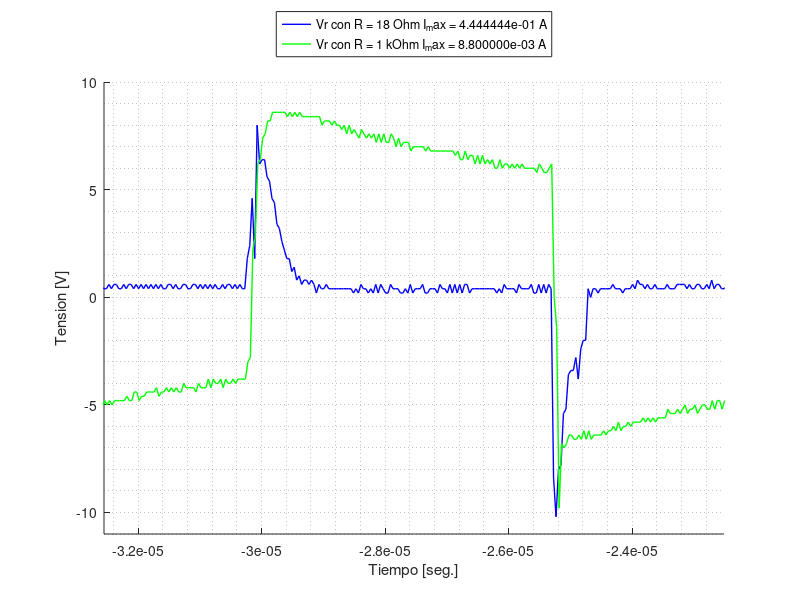
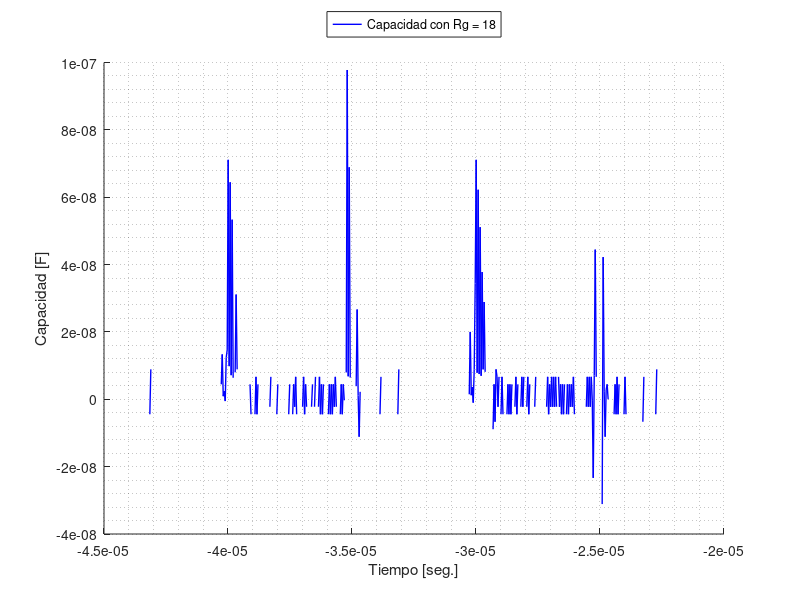
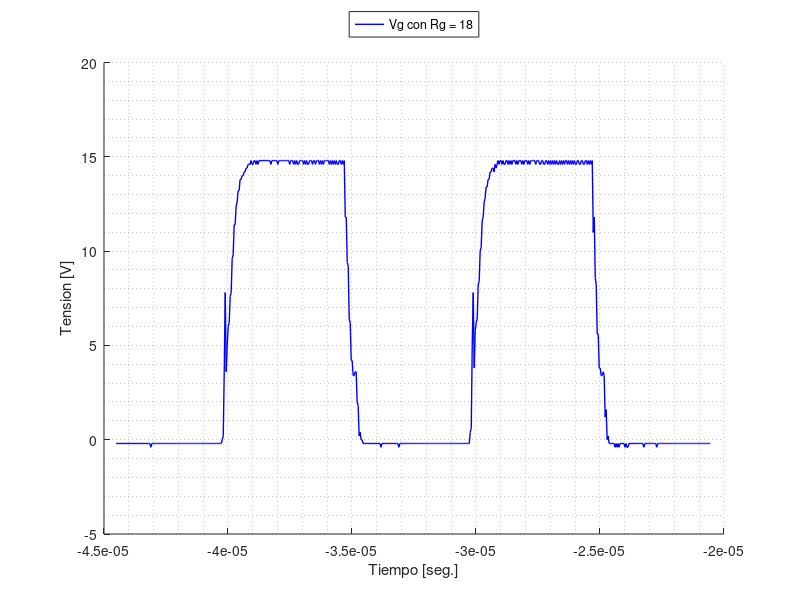
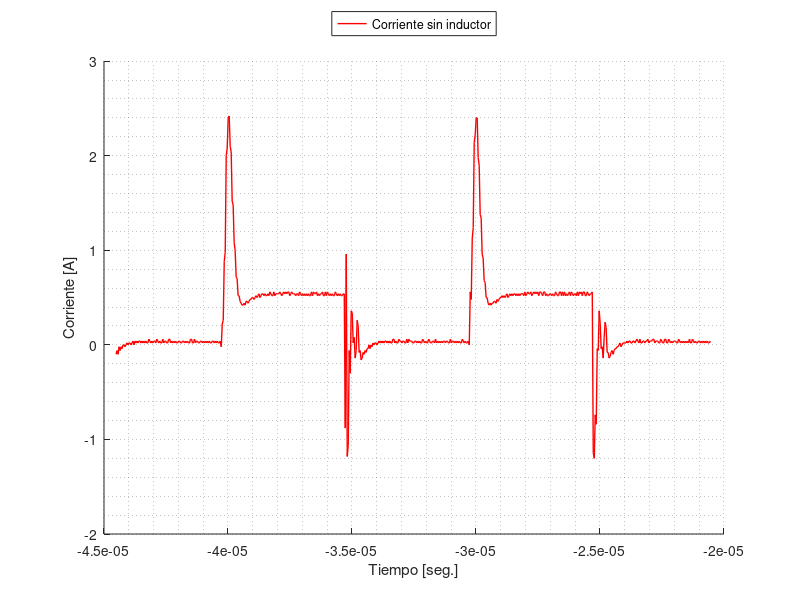

Write MATLAB code to recreate these figures, in order.
close all;
clear all;

f = 100e3; #Hz
T = 1/f; #seg
to = -3.25520e-05; #seg
tf = -2.25120e-05;

# ------------------------ TENSION Y CORRIENTE EN R_G -----------

Medicion_Vr18=dlmread('mediciones/Vrg_rg=18.csv',',',2,0); # tiempo (seg), Vg(Volt), Vr(Volt), Ve(Volt)
tiempo18 = Medicion_Vr18(:,1);
Vr18 = Medicion_Vr18(:,3) - Medicion_Vr18(:,2);
Vr18_max= max(Vr18);
Ir18_max = Vr18_max/18;
Vg18 = Medicion_Vr18(:,2);

Medicion_Vr1k=dlmread('mediciones/Vrg_rg=1k.csv',',',2,0); # tiempo (seg), Vg(Volt), Vr(Volt), Ve(Volt)
tiempo1k = Medicion_Vr1k(:,1) + 0.465e-5;
Vr1k = Medicion_Vr1k(:,3) - Medicion_Vr1k(:,2);
Vr1k_max = max(Vr1k);
Ir1k_max = Vr1k_max / 1e3;
Vg1k = Medicion_Vr1k(:,2);

figure
hold on
plot(tiempo18,Vr18,'b-','Linewidth',1)
plot(tiempo1k,Vr1k,'g-','Linewidth',1)
legend(sprintf('Vr con R = 18 Ohm I_max = %e A', Ir18_max),
		sprintf('Vr con R = 1 kOhm I_max = %e A', Ir1k_max),
	   'Location','Northoutside')

xlabel('Tiempo [seg.]')
ylabel('Tension [V]')
axis([to tf -11 10])
grid minor

print('tension_Vr.png','-dpng');


# ------------ CALCULO DE CAPACIDAD ---------------------

Ig18 = Vr18 / 18;
dV18 = diff(Vg18)./diff(tiempo18);
C18 = Ig18(1:end-1) ./dV18;
#C18(~isfinite(C18))= 0; # valores inf y nan igual a cero
C18_max = max(C18)


Ig1k = Vr1k / 1e3;
dV1k = diff(Vg1k)./diff(tiempo1k);
C1k = Ig1k(1:end-1) ./dV1k;
C1k(~isfinite(C1k))= 0; # valores inf y nan igual a cero
C1k_max = max(C1k)


figure
hold on
plot(tiempo18(1:end-1),C18,'b-','Linewidth',1)
legend('Capacidad con Rg = 18',
	   'Location','Northoutside')
xlabel('Tiempo [seg.]')
ylabel('Capacidad [F]')
grid minor
print('capacidad18.png','-dpng');

figure
hold on
plot(tiempo18,Vg18,'b-','Linewidth',1)
legend('Vg con Rg = 18',
	   'Location','Northoutside')
xlabel('Tiempo [seg.]')
ylabel('Tension [V]')
grid minor
print('Vg18.png','-dpng');



#------------- CORRIENTE DEL IGBT Y POTENCIA SIN L -------------------------

Medicion=dlmread('mediciones/Vc_sin_L.csv',',',2,0); # tiempo (seg), Vg(Volt), Vr(Volt), Ve(Volt)
tiempo = Medicion(:,1);
Vc = Medicion(:,3);
Ve = Medicion(:,4);

Ie = Ve / 0.1;

figure
hold on
plot(tiempo, Ie, 'r-', 'Linewidth',1)
xlabel('Tiempo [seg.]')
ylabel('Corriente [A]')
grid minor

legend('Corriente sin inductor',
	   'Location','Northoutside')

print('corriente_sin_L.png','-dpng');

Vce = Vc - Ve;
P = Vce .* Ie;

ito = find(tiempo==to);
itf = find(tiempo==tf);
Pm_sin_L = (1/T) * trapz(tiempo(ito:itf), P(ito:itf))


figure
hold on
plot(tiempo, P, 'r-', 'Linewidth',1)
xlabel('Tiempo [seg.]')
ylabel('Potencia [W]')
axis([to to+T -2 12])
grid minor

legend(sprintf('Potencia sin inductor  Pm = %e W', Pm_sin_L),
	   'Location','Northoutside')

print('Potencia_sin_L.png','-dpng');

#------------------- CORRIENTE DEL IGBT Y POTENCIA CON L

Medicion=dlmread('mediciones/Vc_con_L.csv',',',2,0); # tiempo (seg), Vg(Volt), Vr(Volt), Ve(Volt)
tiempo = Medicion(:,1);
Vc = Medicion(:,3);
Ve = Medicion(:,4);

Ie = Ve / 0.1;

figure
hold on
plot(tiempo, Ie, 'r-', 'Linewidth',1)
xlabel('Tiempo [seg.]')
ylabel('Corriente [A]')
axis([to tf -1.5 3])
grid minor

legend('Corriente con inductor',
	   'Location','Northoutside')

print('corriente_con_L.png','-dpng');

Vce = Vc - Ve;
P = Vce .* Ie;

ito = find(tiempo==to);
itf = find(tiempo==tf);
Pm_con_L = (1/T) * trapz(tiempo(ito:itf), P(ito:itf))

figure
hold on
plot(tiempo, P, 'r-', 'Linewidth',1)
xlabel('Tiempo [seg.]')
ylabel('Potencia [W]')
axis([to to+T -6 30])
grid minor

legend(sprintf('Potencia con inductor  Pm = %e W', Pm_con_L),
	   'Location','Northoutside')

print('Potencia_con_L.png','-dpng');
